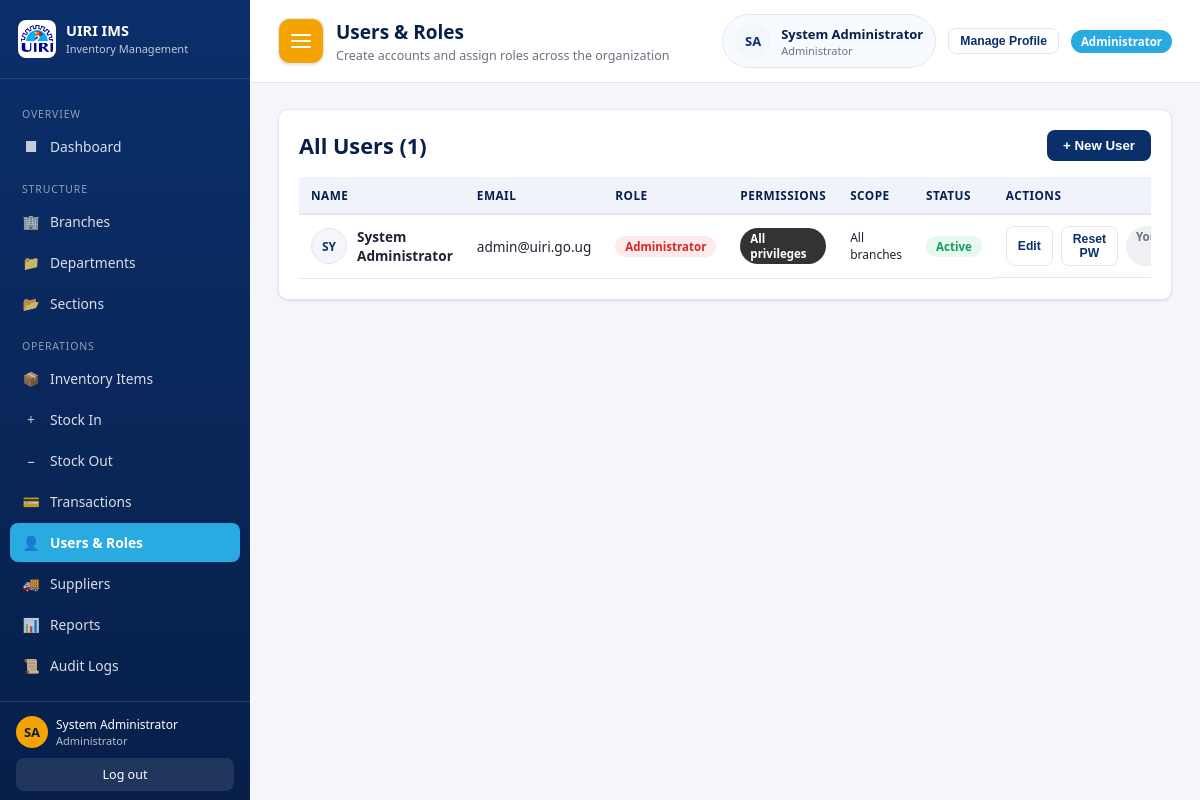
The page /admin/users.php (signed in) on the database its author committed.
### tables this page shows
CREATE TABLE users (
    id INT AUTO_INCREMENT PRIMARY KEY,
    full_name VARCHAR(150) NOT NULL,
    email VARCHAR(150) NOT NULL UNIQUE,
    password VARCHAR(255) NOT NULL,
    role ENUM('admin','dept_manager','section_chief') NOT NULL,
    branch_id INT DEFAULT NULL,
    department_id INT DEFAULT NULL,
    section_id INT DEFAULT NULL,
    status ENUM('active','disabled') NOT NULL DEFAULT 'active',
    profile_picture VARCHAR(255) DEFAULT NULL,
    can_physical_audit TINYINT(1) NOT NULL DEFAULT 0,
    can_delegate_view TINYINT(1) NOT NULL DEFAULT 0,
    can_procurement_liaison TINYINT(1) NOT NULL DEFAULT 0,
    can_view_reports_own_section TINYINT(1) NOT NULL DEFAULT 0,
    can_request_writeoff TINYINT(1) NOT NULL DEFAULT 0,
    failed_login_attempts INT NOT NULL DEFAULT 0,
    last_failed_login DATETIME DEFAULT NULL,
    created_at DATETIME DEFAULT CURRENT_TIMESTAMP,
    CONSTRAINT fk_users_branch FOREIGN KEY (branch_id) REFERENCES branches(id) ON DELETE SET NULL
);

### config/auth.php (called while the page is built, shortened)
<?php
function is_logged_in(): bool {
    return isset($_SESSION['user_id']);
}
function current_user(): ?array {
    return [
        'id'                => $_SESSION['user_id'],
        'full_name'         => $_SESSION['full_name'],
        'email'             => $_SESSION['email'],
        'role'              => $_SESSION['role'],
        'branch_id'         => $_SESSION['branch_id'],
        'department_id'     => $_SESSION['department_id'],
        'section_id'        => $_SESSION['section_id'],
        'profile_picture'   => $_SESSION['profile_picture'] ?? null,
        'can_physical_audit' => $_SESSION['can_physical_audit'] ?? 0,
        'can_delegate_view' => $_SESSION['can_delegate_view'] ?? 0,
        'can_procurement_liaison' => $_SESSION['can_procurement_liaison'] ?? 0,
        'can_view_reports_own_section' => $_SESSION['can_view_reports_own_section'] ?? 0,
        'can_request_writeoff' => $_SESSION['can_request_writeoff'] ?? 0,
    ];
}

### includes/functions.php (called while the page is built, shortened)
<?php
function e(?string $str): string {
    return htmlspecialchars($str ?? '', ENT_QUOTES, 'UTF-8');
}
function role_label(string $role): string {
    return match ($role) {
        'admin' => 'Administrator',
        'dept_manager' => 'Department Manager',
        'section_chief' => 'Section Chief',
        default => ucfirst($role),
    };
}

### admin/users.php (the view, shortened to what this page needs)
<?php
require_once __DIR__ . '/../config/db.php';
require_once __DIR__ . '/../config/auth.php';
require_once __DIR__ . '/../includes/functions.php';
$user = current_user();
$users = $pdo->query(
    "SELECT u.*, b.name AS branch_name, d.name AS dept_name, s.name AS section_name
     FROM users u
     LEFT JOIN branches b ON u.branch_id = b.id
     LEFT JOIN departments d ON u.department_id = d.id
     LEFT JOIN sections s ON u.section_id = s.id
     ORDER BY FIELD(u.role,'admin','dept_manager','section_chief'), u.full_name"
)->fetchAll();
$pageTitle = 'Users & Roles';
$breadcrumb = 'Create accounts and assign roles across the organization';
include __DIR__ . '/../includes/header.php';
?>
<div class="card">
    <div class="card-toolbar">
        <h2 class="mt-0 mb-0">All Users (<?= count($users) ?>)</h2>
        <button class="btn btn-primary" onclick="document.getElementById('createUserModal').classList.add('active')">+ New User</button>
    </div>
    <div class="table-wrap">
        <table>
            <thead><tr><th>Name</th><th>Email</th><th>Role</th><th>Permissions</th><th>Scope</th><th>Status</th><th>Actions</th></tr></thead>
            <tbody>
            <?php foreach ($users as $u): ?>
                <tr>
                    <td>
                        <div class="user-row-name">
                            <?php if (!empty($u['profile_picture'])): ?>
                                <img src="/uiri-ims/uploads/profiles/<?= e($u['profile_picture']) ?>" alt="Profile" class="user-row-avatar">
                            <?php else: ?>
                                <div class="user-row-avatar user-row-avatar-placeholder"><?= e(substr(preg_replace('/[^A-Z]/', '', strtoupper($u['full_name'])), 0, 2)) ?></div>
                            <?php endif; ?>
                            <strong><?= e($u['full_name']) ?></strong>
                        </div>
                    </td>
                    <td><?= e($u['email']) ?></td>
                    <td>
                        <span class="badge <?= $u['role']==='admin' ? 'badge-danger' : ($u['role']==='dept_manager' ? 'badge-navy' : 'badge-warning') ?>"><?= e(role_label($u['role'])) ?></span>
                    </td>
                    <td style="font-size:12px;">
                        <?php if ($u['role'] === 'admin'): ?>
                            <span class="badge badge-dark">All privileges</span>
                        <?php elseif ($u['role'] === 'dept_manager'): ?>
                            <span class="badge badge-navy">Department Manager</span>
                        <?php endif; ?>
                    </td>
                    <td style="font-size:12px;">
                        <?php if ($u['role'] === 'admin'): ?>All branches
                        <?php elseif ($u['role'] === 'dept_manager'): ?><?= e(($u['branch_name'] ?? 'Unassigned') . ' / ' . ($u['dept_name'] ?? 'Unassigned')) ?>
                        <?php else: ?><?= e(($u['branch_name'] ?? 'Unassigned') . ' / ' . ($u['dept_name'] ?? 'Unassigned') . ' / ' . ($u['section_name'] ?? 'Unassigned')) ?>
                        <?php endif; ?>
                    </td>
                    <td>
                        <?php if ($u['status'] === 'active'): ?>
                            <span class="badge badge-success">Active</span>
                        <?php else: ?>
                            <span class="badge badge-danger">Disabled</span>
                        <?php endif; ?>
                    </td>
                    <td class="table-actions">
                        <button class="btn btn-outline btn-sm" onclick='openEditUser(<?= json_encode($u, JSON_HEX_APOS | JSON_HEX_QUOT | JSON_HEX_TAG | JSON_HEX_AMP) ?>)'>Edit</button>
                        <button class="btn btn-outline btn-sm" onclick="openResetPassword(<?= (int)$u['id'] ?>, '<?= e($u['full_name']) ?>')">Reset PW</button>
                        <?php if ($u['id'] != $user['id']): ?>
                            <form method="POST" action="/uiri-ims/actions/user_actions.php" style="display:inline;">
                                <?= csrf_field() ?>
                                <input type="hidden" name="op" value="update_status">
                                <input type="hidden" name="id" value="<?= (int)$u['id'] ?>">
                                <input type="hidden" name="status" value="<?= $u['status']==='active'?'disabled':'active' ?>">
                                <button type="submit" class="btn btn-sm <?= $u['status']==='active' ? 'btn-outline' : 'btn-sky' ?>"><?= $u['status']==='active' ? 'Disable' : 'Enable' ?></button>
                            </form>
                            <form method="POST" action="/uiri-ims/actions/user_actions.php" onsubmit="return confirm('Permanently delete this user?');" style="display:inline;">
                                <?= csrf_field() ?>
                                <input type="hidden" name="op" value="delete">
                                <input type="hidden" name="id" value="<?= (int)$u['id'] ?>">
                                <button type="submit" class="btn btn-danger btn-sm">Delete</button>
                            </form>
                        <?php else: ?>
                            <span class="badge badge-gray">You</span>
                        <?php endif; ?>
                    </td>
                </tr>
            <?php endforeach; ?>
            </tbody>
        </table>
    </div>
</div>
<?php include __DIR__ . '/../includes/footer.php'; ?>

### includes/header.php (shortened to what this page needs)
<?php
$u = current_user();
$isProfileRole = $u && in_array($u['role'] ?? '', ['admin', 'dept_manager', 'section_chief'], true);
$profileInitials = '';
if ($u) {
    foreach (explode(' ', $u['full_name'] ?? '') as $part) {
        $profileInitials .= strtoupper(substr($part, 0, 1));
    }
    $profileInitials = substr($profileInitials, 0, 2);
}
?>
<!DOCTYPE html>
<html lang="en">
<head>
<link rel="stylesheet" href="/uiri-ims/assets/css/style.css">
</head>
<body>
<div class="app-shell">
<?php include __DIR__ . '/sidebar.php'; ?>
<div class="main">
    <div class="topbar">
        <div class="topbar-left">
            <button type="button" class="sidebar-toggle" id="sidebarToggle" aria-expanded="true" aria-controls="appSidebar" title="Toggle sidebar">
                <span></span><span></span><span></span>
            </button>
            <div>
                <h1><?= e($pageTitle ?? '') ?></h1>
                <?php if (!empty($breadcrumb)): ?>
                    <div class="breadcrumb"><?= $breadcrumb  ?></div>
                <?php endif; ?>
            </div>
        </div>
        <div class="topbar-right">
            <div class="profile-chip">
                <div class="profile-avatar">
                    <?php if (!empty($u['profile_picture'])): ?>
                        <img src="<?= e(user_avatar_url($u)) ?>" alt="Profile picture">
                    <?php else: ?>
                        <span><?= e($profileInitials) ?></span>
                    <?php endif; ?>
                </div>
                <div>
                    <div class="profile-name"><?= e($u['full_name'] ?? '') ?></div>
                    <div class="profile-role"><?= e(role_label($u['role'] ?? '')) ?></div>
                </div>
            </div>
            <?php if ($isProfileRole): ?>
                <button type="button" class="btn btn-outline btn-sm" onclick="document.getElementById('profileModal').classList.add('active')">Manage Profile</button>
            <?php endif; ?>
            <span class="scope-badge"><?= e(role_label($u['role'])) ?></span>
        </div>
    </div>
    <div class="content">

### includes/sidebar.php (shortened to what this page needs)
<?php
$u = current_user();
$role = $u['role'];
$current = basename($_SERVER['SCRIPT_NAME']);
$base = match ($role) {
    'admin' => '/uiri-ims/admin',
    'dept_manager' => '/uiri-ims/manager',
    'section_chief' => '/uiri-ims/chief',
    default => '/uiri-ims',
};
function nav_active($file, $current) { return $file === $current ? 'active' : ''; }
$initials = '';
foreach (explode(' ', $u['full_name']) as $part) { $initials .= strtoupper(substr($part, 0, 1)); }
$initials = substr($initials, 0, 2);
?>
<aside class="sidebar">
    <div class="brand">
        <img src="/uiri-ims/assets/img/uiri-logo.png" alt="UIRI">
        <div class="brand-text">
            <strong>UIRI IMS</strong>
            <span>Inventory Management</span>
        </div>
    </div>
    <nav>
        <?php if ($role === 'admin'): ?>
            <div class="nav-section-label">Overview</div>
            <a class="nav-link <?= nav_active('dashboard.php', $current) ?>" href="<?= $base ?>/dashboard.php"><span class="nav-icon">&#9632;</span> Dashboard</a>
            <div class="nav-section-label">Structure</div>
            <a class="nav-link <?= nav_active('branches.php', $current) ?>" href="<?= $base ?>/branches.php"><span class="nav-icon">&#127970;</span> Branches</a>
            <a class="nav-link <?= nav_active('departments.php', $current) ?>" href="<?= $base ?>/departments.php"><span class="nav-icon">&#128193;</span> Departments</a>
            <a class="nav-link <?= nav_active('sections.php', $current) ?>" href="<?= $base ?>/sections.php"><span class="nav-icon">&#128194;</span> Sections</a>
            <div class="nav-section-label">Operations</div>
            <a class="nav-link <?= nav_active('items.php', $current) ?>" href="<?= $base ?>/items.php"><span class="nav-icon">&#128230;</span> Inventory Items</a>
            <a class="nav-link <?= nav_active('stock-in.php', $current) ?>" href="/uiri-ims/stock-in.php"><span class="nav-icon">&#43;</span> Stock In</a>
            <a class="nav-link <?= nav_active('stock-out.php', $current) ?>" href="/uiri-ims/stock-out.php"><span class="nav-icon">&#8722;</span> Stock Out</a>
            <a class="nav-link <?= nav_active('transactions.php', $current) ?>" href="/uiri-ims/transactions.php"><span class="nav-icon">&#128179;</span> Transactions</a>
            <a class="nav-link <?= nav_active('users.php', $current) ?>" href="<?= $base ?>/users.php"><span class="nav-icon">&#128100;</span> Users &amp; Roles</a>
            <a class="nav-link <?= nav_active('suppliers.php', $current) ?>" href="<?= $base ?>/suppliers.php"><span class="nav-icon">&#128666;</span> Suppliers</a>
            <a class="nav-link <?= nav_active('reports.php', $current) ?>" href="<?= $base ?>/reports.php"><span class="nav-icon">&#128202;</span> Reports</a>
            <a class="nav-link <?= nav_active('audit_logs.php', $current) ?>" href="<?= $base ?>/audit_logs.php"><span class="nav-icon">&#128220;</span> Audit Logs</a>
        <?php endif; ?>
    </nav>
    <div class="sidebar-footer">
        <div class="user-chip">
            <div class="avatar"><?= e($initials) ?></div>
            <div>
                <div><?= e($u['full_name']) ?></div>
                <div class="role-tag"><?= e(role_label($role)) ?></div>
            </div>
        </div>
        <a href="/uiri-ims/auth/logout.php" class="logout-btn">Log out</a>
    </div>
</aside>

### rows shown on the page
users: full_name "System Administrator", role "Administrator", full_name "SY", email "admin@uiri.go.ug", shows "All privileges", shows "All branches", status "Active", shows "You"

### other values the page prints
$initials "SA"
$pageTitle "Users & Roles"
$breadcrumb "Create accounts and assign roles across the organization"
$profileInitials "SA"
count($users) "1"
